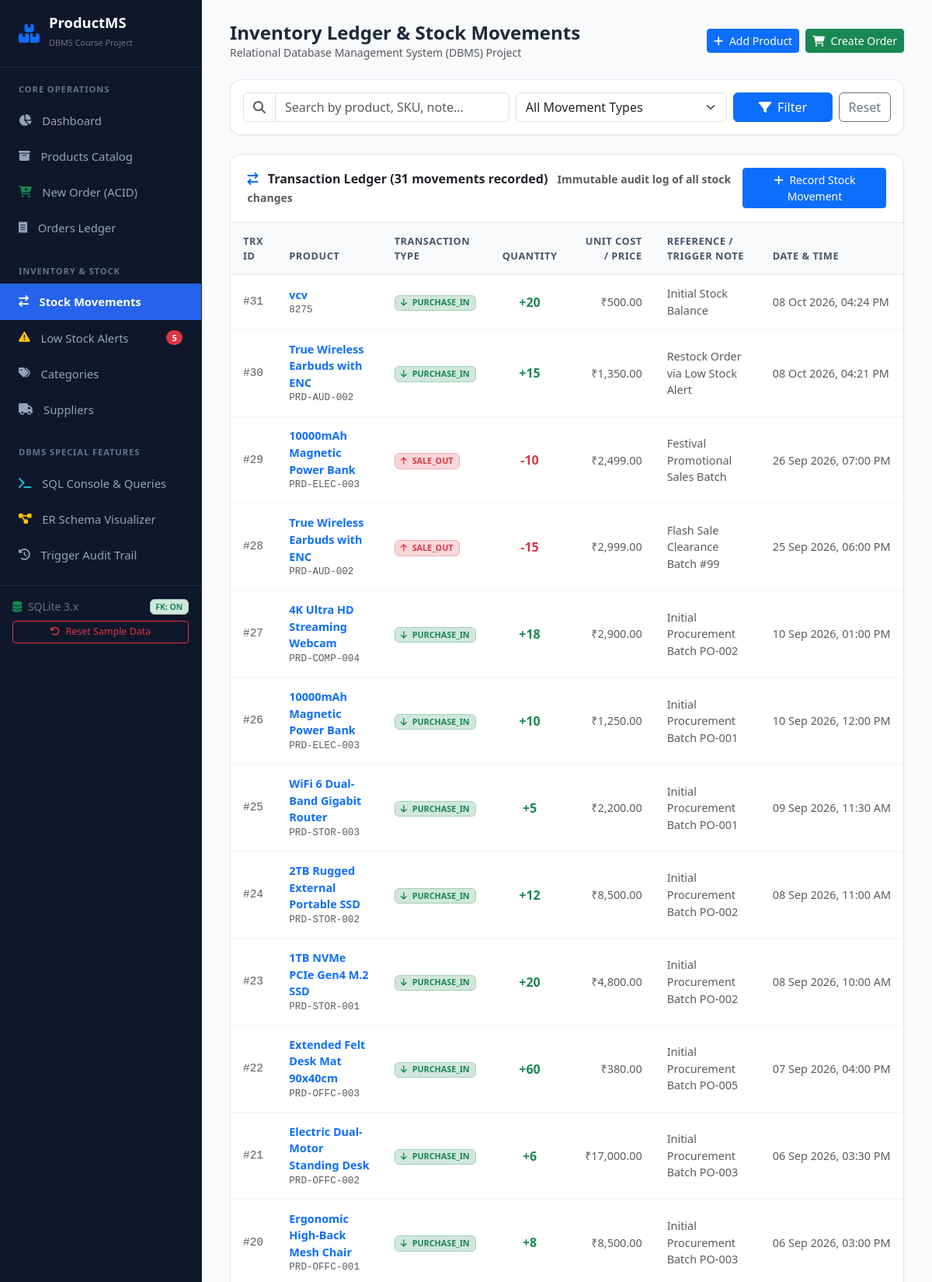
The page /inventory/transactions (upper part) on the database its author committed.
### tables this page shows
CREATE TABLE inventory_transactions (
    transaction_id   INTEGER PRIMARY KEY AUTOINCREMENT,
    product_id       INTEGER NOT NULL,
    transaction_type TEXT NOT NULL CHECK (transaction_type IN ('PURCHASE_IN', 'SALE_OUT', 'ADJUSTMENT', 'RETURN_IN')),
    quantity         INTEGER NOT NULL,
    unit_cost        REAL DEFAULT 0.0,
    reference_note   TEXT,
    created_at       TIMESTAMP NOT NULL DEFAULT CURRENT_TIMESTAMP,
    FOREIGN KEY (product_id) REFERENCES products (product_id) ON DELETE CASCADE ON UPDATE CASCADE
);

CREATE TABLE products (
    product_id      INTEGER PRIMARY KEY AUTOINCREMENT,
    sku             TEXT NOT NULL UNIQUE COLLATE NOCASE,
    name            TEXT NOT NULL,
    description     TEXT,
    category_id     INTEGER NOT NULL,
    supplier_id     INTEGER NOT NULL,
    unit_price      REAL NOT NULL CHECK (unit_price >= 0.0),
    cost_price      REAL NOT NULL CHECK (cost_price >= 0.0),
    stock_quantity  INTEGER NOT NULL DEFAULT 0 CHECK (stock_quantity >= 0),
    reorder_level   INTEGER NOT NULL DEFAULT 10 CHECK (reorder_level >= 0),
    unit_measure    TEXT NOT NULL DEFAULT 'Piece',
    status          TEXT NOT NULL DEFAULT 'Active' CHECK (status IN ('Active', 'Discontinued', 'Draft')),
    created_at      TIMESTAMP NOT NULL DEFAULT CURRENT_TIMESTAMP,
    updated_at      TIMESTAMP NOT NULL DEFAULT CURRENT_TIMESTAMP,
    FOREIGN KEY (category_id) REFERENCES categories (category_id) ON DELETE RESTRICT ON UPDATE CASCADE,
    FOREIGN KEY (supplier_id) REFERENCES suppliers (supplier_id) ON DELETE RESTRICT ON UPDATE CASCADE
);

### app.py (the view)
@app.route("/inventory/transactions")
def inventory_transactions():
    t_type = request.args.get("type", "")
    search = request.args.get("search", "")
    query = """
        SELECT t.*, p.name as product_name, p.sku
        FROM inventory_transactions t
        INNER JOIN products p ON t.product_id = p.product_id
        WHERE 1=1
    """
    params = []
    if t_type:
        query += " AND t.transaction_type = ?"
        params.append(t_type)
    if search:
        query += " AND (p.name LIKE ? OR p.sku LIKE ? OR t.reference_note LIKE ?)"
        term = f"%{search}%"
        params.extend([term, term, term])
    query += " ORDER BY t.transaction_id DESC"
    transactions = database.query_db(query, params)
    products = database.query_db("SELECT product_id, sku, name, stock_quantity FROM products ORDER BY name")
    return render_template(
        "inventory/transactions.html",
        transactions=transactions,
        products=products,
        selected_type=t_type,
        search=search
    )

### app.py (called while the page is built)
@app.template_filter("currency")
def currency_filter(value):
    try:
        val = float(value)
        return f"₹{val:,.2f}"
    except (ValueError, TypeError):
        return "₹0.00"

@app.template_filter("datetime_format")
def datetime_format(value):
    if not value:
        return ""
    try:
        dt = datetime.fromisoformat(str(value).replace("Z", ""))
        return dt.strftime("%d %b %Y, %I:%M %p")
    except Exception:
        return str(value)

@app.context_processor
def inject_globals():
    try:
        low_stock_count = database.query_db(
            "SELECT COUNT(*) as count FROM v_low_stock_alerts", one=True
        )["count"]
    except Exception:
        low_stock_count = 0
    return {"nav_low_stock_count": low_stock_count}

### database.py (called while the page is built)
def get_connection():
    conn = sqlite3.connect(DB_FILE)
    conn.row_factory = sqlite3.Row
    conn.execute("PRAGMA foreign_keys = ON;")
    return conn

def query_db(query, args=(), one=False):
    conn = get_connection()
    try:
        cur = conn.cursor()
        cur.execute(query, args)
        rows = cur.fetchall()
        result = [dict(row) for row in rows]
        return (result[0] if result else None) if one else result
    finally:
        conn.close()

### templates/inventory/transactions.html (shortened to what this page needs)
{% extends "base.html" %}
{% block header_title %}Inventory Ledger &amp; Stock Movements{% endblock %}
{% block content %}
<div class="card mb-4">
    <div class="card-body">
        <form method="GET" action="{{ url_for('inventory_transactions') }}" class="row g-2 align-items-center">
            <div class="col-md-5">
                <div class="input-group">
                    <span class="input-group-text bg-white"><i class="fa-solid fa-magnifying-glass text-muted"></i></span>
                    <input type="text" name="search" class="form-control" placeholder="Search by product, SKU, note..." value="{{ search }}">
                </div>
            </div>
            <div class="col-md-4">
                <select name="type" class="form-select">
                    <option value="">All Movement Types</option>
                </select>
            </div>
            <div class="col-md-3 d-flex gap-2">
                <button type="submit" class="btn btn-primary flex-grow-1">
                    <i class="fa-solid fa-filter me-1"></i> Filter
                </button>
                <a href="{{ url_for('inventory_transactions') }}" class="btn btn-outline-secondary">Reset</a>
            </div>
        </form>
    </div>
</div>
<div class="card">
    <div class="card-header d-flex justify-content-between align-items-center">
        <div>
            <span class="fw-bold"><i class="fa-solid fa-arrow-right-arrow-left text-primary me-2"></i> Transaction Ledger ({{ transactions | length }} movements recorded)</span>
            <small class="text-muted ms-2">Immutable audit log of all stock changes</small>
        </div>
        <button class="btn btn-sm btn-primary" data-bs-toggle="modal" data-bs-target="#newMovementModal">
            <i class="fa-solid fa-plus me-1"></i> Record Stock Movement
        </button>
    </div>
    <div class="table-responsive">
        <table class="table table-hover align-middle mb-0">
            <thead>
                <tr>
                    <th>Trx ID</th>
                    <th>Product</th>
                    <th>Transaction Type</th>
                    <th class="text-center">Quantity</th>
                    <th class="text-end">Unit Cost / Price</th>
                    <th>Reference / Trigger Note</th>
                    <th>Date &amp; Time</th>
                </tr>
            </thead>
            <tbody>
                {% for t in transactions %}
                <tr>
                    <td class="font-monospace text-muted">#{{ t.transaction_id }}</td>
                    <td>
                        <a href="{{ url_for('product_detail', product_id=t.product_id) }}" class="fw-semibold text-decoration-none">
                            {{ t.product_name }}
                        </a>
                        <div class="font-monospace text-muted small">{{ t.sku }}</div>
                    </td>
                    <td>
                        {% if t.transaction_type == 'PURCHASE_IN' %}
                            <span class="badge bg-success-subtle text-success border border-success-subtle">
                                <i class="fa-solid fa-arrow-down me-1"></i> PURCHASE_IN
                            </span>
                        {% elif t.transaction_type == 'SALE_OUT' %}
                            <span class="badge bg-danger-subtle text-danger border border-danger-subtle">
                                <i class="fa-solid fa-arrow-up me-1"></i> SALE_OUT
                            </span>
                        {% elif t.transaction_type == 'RETURN_IN' %}
                            <span class="badge bg-info-subtle text-info border border-info-subtle">
                                <i class="fa-solid fa-rotate-left me-1"></i> RETURN_IN
                            </span>
                        {% else %}
                            <span class="badge bg-secondary-subtle text-secondary border">
                                <i class="fa-solid fa-sliders me-1"></i> ADJUSTMENT
                            </span>
                        {% endif %}
                    </td>
                    <td class="text-center fw-bold fs-6">
                        {% if t.transaction_type in ['PURCHASE_IN', 'RETURN_IN'] %}
                            <span class="text-success">+{{ t.quantity }}</span>
                        {% else %}
                            <span class="text-danger">-{{ t.quantity }}</span>
                        {% endif %}
                    </td>
                    <td class="text-end text-muted">{{ t.unit_cost | currency }}</td>
                    <td class="text-muted small">{{ t.reference_note or '-' }}</td>
                    <td class="text-muted small text-nowrap">{{ t.created_at | datetime_format }}</td>
                </tr>
                {% else %}
                <tr>
                    <td colspan="7" class="text-center text-muted py-5">No inventory movements found.</td>
                </tr>
                {% endfor %}
            </tbody>
        </table>
    </div>
</div>
{% endblock %}

### static/css/style.css (style rules this page uses)
:root { --primary: #2563eb; --primary-dark: #1d4ed8; --primary-light: #eff6ff; --secondary: #64748b; --success: #10b981; --warning: #f59e0b; --danger: #ef4444; --dark: #0f172a; --card-bg: #ffffff; --border-color: #e2e8f0; --sidebar-width: 260px; }
body { font-family: 'Segoe UI', -apple-system, BlinkMacSystemFont, Roboto, Oxygen, Ubuntu, Cantarell, sans-serif; background-color: #f8fafc; color: #1e293b; min-height: 100vh; }
.card { border: 1px solid var(--border-color); border-radius: 0.875rem; box-shadow: 0 1px 3px 0 rgba(0, 0, 0, 0.05); background-color: var(--card-bg); margin-bottom: 1.5rem; }
.card-header { background-color: transparent; border-bottom: 1px solid var(--border-color); padding: 1.1rem 1.35rem; font-weight: 600; }
.table { vertical-align: middle; }
.table th { background-color: #f8fafc; color: #475569; font-weight: 600; font-size: 0.8rem; text-transform: uppercase; letter-spacing: 0.04em; border-bottom: 1px solid var(--border-color); padding: 0.85rem 1rem; }
.table td { padding: 0.85rem 1rem; font-size: 0.9rem; border-bottom: 1px solid #f1f5f9; }

### rows shown on the page
inventory_transactions: transaction_id "31", product_name "vcv", sku "8275", transaction_type "PURCHASE_IN" (drawn), quantity "20", unit_cost "₹500.00", reference_note "Initial Stock Balance", created_at "08 Oct 2026, 04:24 PM"
inventory_transactions: transaction_id "30", product_name "True Wireless Earbuds with ENC", sku "PRD-AUD-002", transaction_type "PURCHASE_IN" (drawn), quantity "15", unit_cost "₹1,350.00", reference_note "Restock Order via Low Stock Alert", created_at "08 Oct 2026, 04:21 PM"
inventory_transactions: transaction_id "29", product_name "10000mAh Magnetic Power Bank", sku "PRD-ELEC-003", transaction_type "SALE_OUT" (drawn), quantity "10", unit_cost "₹2,499.00", reference_note "Festival Promotional Sales Batch", created_at "26 Sep 2026, 07:00 PM"
inventory_transactions: transaction_id "28", product_name "True Wireless Earbuds with ENC", sku "PRD-AUD-002", transaction_type "SALE_OUT" (drawn), quantity "15", unit_cost "₹2,999.00", reference_note "Flash Sale Clearance Batch #99", created_at "25 Sep 2026, 06:00 PM"
inventory_transactions: transaction_id "27", product_name "4K Ultra HD Streaming Webcam", sku "PRD-COMP-004", transaction_type "PURCHASE_IN" (drawn), quantity "18", unit_cost "₹2,900.00", reference_note "Initial Procurement Batch PO-002", created_at "10 Sep 2026, 01:00 PM"
inventory_transactions: transaction_id "26", product_name "10000mAh Magnetic Power Bank", sku "PRD-ELEC-003", transaction_type "PURCHASE_IN" (drawn), quantity "10", unit_cost "₹1,250.00", reference_note "Initial Procurement Batch PO-001", created_at "10 Sep 2026, 12:00 PM"
inventory_transactions: transaction_id "25", product_name "WiFi 6 Dual-Band Gigabit Router", sku "PRD-STOR-003", transaction_type "PURCHASE_IN" (drawn), quantity "5", unit_cost "₹2,200.00", reference_note "Initial Procurement Batch PO-001", created_at "09 Sep 2026, 11:30 AM"
inventory_transactions: transaction_id "24", product_name "2TB Rugged External Portable SSD", sku "PRD-STOR-002", transaction_type "PURCHASE_IN" (drawn), quantity "12", unit_cost "₹8,500.00", reference_note "Initial Procurement Batch PO-002", created_at "08 Sep 2026, 11:00 AM"
inventory_transactions: transaction_id "23", product_name "1TB NVMe PCIe Gen4 M.2 SSD", sku "PRD-STOR-001", transaction_type "PURCHASE_IN" (drawn), quantity "20", unit_cost "₹4,800.00", reference_note "Initial Procurement Batch PO-002", created_at "08 Sep 2026, 10:00 AM"
inventory_transactions: transaction_id "22", product_name "Extended Felt Desk Mat 90x40cm", sku "PRD-OFFC-003", transaction_type "PURCHASE_IN" (drawn), quantity "60", unit_cost "₹380.00", reference_note "Initial Procurement Batch PO-005", created_at "07 Sep 2026, 04:00 PM"
inventory_transactions: transaction_id "21", product_name "Electric Dual-Motor Standing Desk", sku "PRD-OFFC-002", transaction_type "PURCHASE_IN" (drawn), quantity "6", unit_cost "₹17,000.00", reference_note "Initial Procurement Batch PO-003", created_at "06 Sep 2026, 03:30 PM"
inventory_transactions: transaction_id "20", product_name "Ergonomic High-Back Mesh Chair", sku "PRD-OFFC-001", transaction_type "PURCHASE_IN" (drawn), quantity "8", unit_cost "₹8,500.00", reference_note "Initial Procurement Batch PO-003", created_at "06 Sep 2026, 03:00 PM"

### other values the page prints
{{ nav_low_stock_count }} "5"
{{ transactions | length }} "31"
